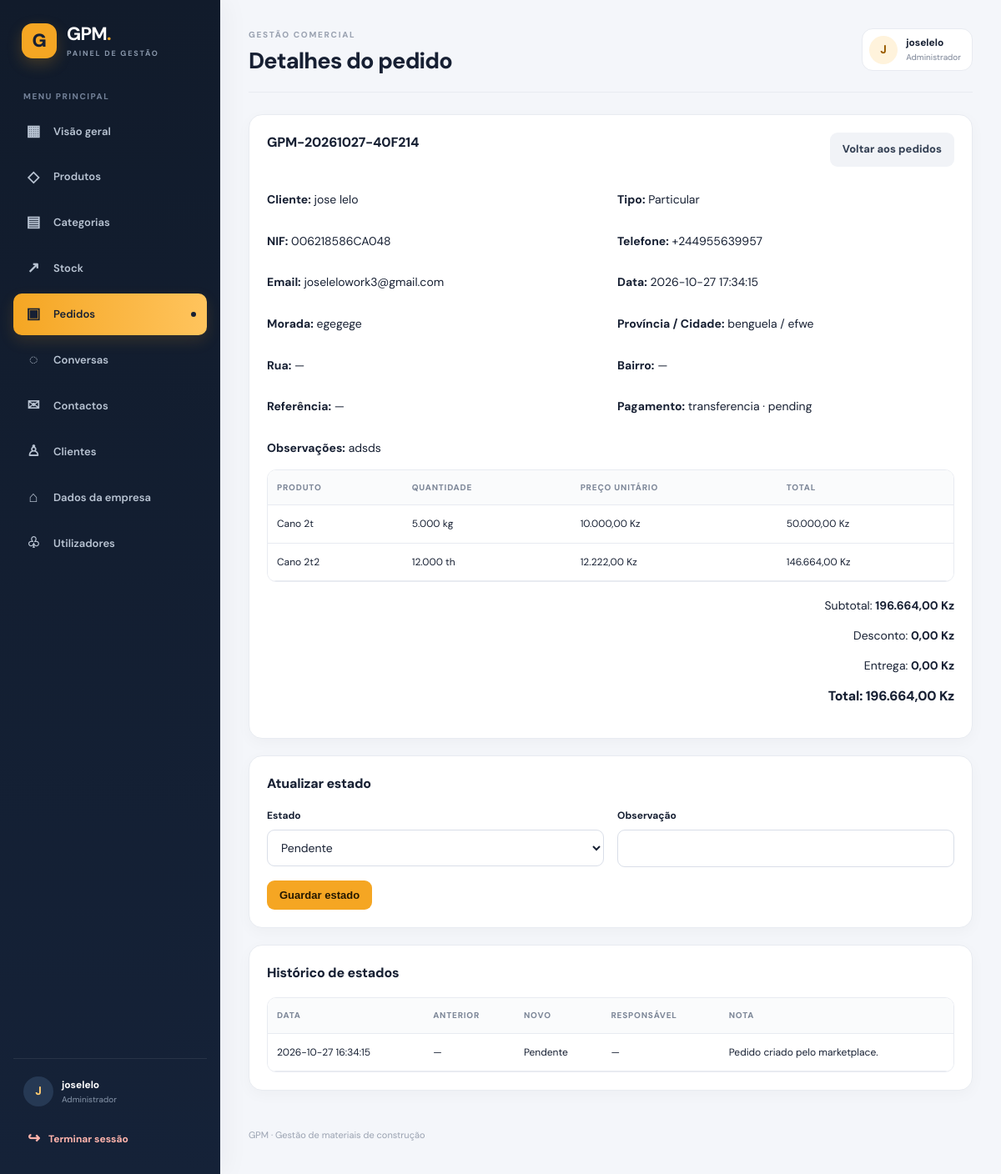
Page /gpm2/admin/order.php?id=2 (signed in) on the committed database.
### tables this page shows
CREATE TABLE `orders` (
  `id` bigint(20) UNSIGNED NOT NULL,
  `order_number` varchar(40) NOT NULL,
  `customer_id` bigint(20) UNSIGNED NOT NULL,
  `responsible_user_id` bigint(20) UNSIGNED DEFAULT NULL,
  `customer_type` enum('individual','company') NOT NULL DEFAULT 'individual',
  `customer_name` varchar(180) NOT NULL,
  `customer_nif` varchar(50) DEFAULT NULL,
  `customer_phone` varchar(40) NOT NULL,
  `customer_email` varchar(190) DEFAULT NULL,
  `delivery_address` text DEFAULT NULL,
  `delivery_city` varchar(100) DEFAULT NULL,
  `delivery_province` varchar(100) DEFAULT NULL,
  `delivery_fee` decimal(15,2) NOT NULL DEFAULT 0.00,
  `discount` decimal(15,2) NOT NULL DEFAULT 0.00,
  `subtotal` decimal(15,2) NOT NULL DEFAULT 0.00,
  `total` decimal(15,2) NOT NULL DEFAULT 0.00,
  `payment_method` varchar(80) DEFAULT NULL,
  `payment_status` enum('pending','partial','paid','refunded') NOT NULL DEFAULT 'pending',
  `status` enum('pending','confirmed','preparing','shipped','completed','cancelled') NOT NULL DEFAULT 'pending',
  `notes` text DEFAULT NULL,
  `stock_deducted` tinyint(1) NOT NULL DEFAULT 0,
  `ordered_at` datetime NOT NULL DEFAULT current_timestamp(),
  `confirmed_at` datetime DEFAULT NULL,
  `completed_at` datetime DEFAULT NULL,
  `cancelled_at` datetime DEFAULT NULL,
  `created_at` timestamp NOT NULL DEFAULT current_timestamp(),
  `updated_at` timestamp NOT NULL DEFAULT current_timestamp() ON UPDATE current_timestamp(),
  `delivery_street` varchar(180) DEFAULT NULL,
  `delivery_neighborhood` varchar(120) DEFAULT NULL,
  `delivery_reference` varchar(255) DEFAULT NULL
);

CREATE TABLE `order_items` (
  `id` bigint(20) UNSIGNED NOT NULL,
  `order_id` bigint(20) UNSIGNED NOT NULL,
  `product_id` bigint(20) UNSIGNED DEFAULT NULL,
  `product_name` varchar(200) NOT NULL,
  `product_sku` varchar(80) DEFAULT NULL,
  `unit` varchar(40) NOT NULL DEFAULT 'unidade',
  `quantity` decimal(15,3) NOT NULL,
  `unit_price` decimal(15,2) NOT NULL,
  `subtotal` decimal(15,2) NOT NULL,
  `created_at` timestamp NOT NULL DEFAULT current_timestamp()
);

CREATE TABLE `order_status_history` (
  `id` bigint(20) UNSIGNED NOT NULL,
  `order_id` bigint(20) UNSIGNED NOT NULL,
  `user_id` bigint(20) UNSIGNED DEFAULT NULL,
  `old_status` varchar(30) DEFAULT NULL,
  `new_status` varchar(30) NOT NULL,
  `note` text DEFAULT NULL,
  `created_at` timestamp NOT NULL DEFAULT current_timestamp()
);

### gpm2/admin/order.php (the view, shortened to what this page needs)
<?php
require_once __DIR__ . '/../app/bootstrap.php';
$pdo = db();
$id = (int)($_GET['id'] ?? 0);
$stmt = $pdo->prepare(
    'SELECT o.*, c.nif FROM orders o
     LEFT JOIN customers c ON c.id = o.customer_id
     WHERE o.id = ? LIMIT 1'
);
$stmt->execute([$id]);
$order = $stmt->fetch(PDO::FETCH_ASSOC);
$labels = [
    'pending' => 'Pendente',
    'confirmed' => 'Confirmado',
    'preparing' => 'Em preparação',
    'shipped' => 'Enviado',
    'completed' => 'Concluído',
    'cancelled' => 'Cancelado',
];
$stmt = $pdo->prepare('SELECT * FROM order_items WHERE order_id = ? ORDER BY id');
$stmt->execute([$id]);
$items = $stmt->fetchAll(PDO::FETCH_ASSOC);
$stmt = $pdo->prepare(
    'SELECT h.*, u.name AS user_name
     FROM order_status_history h
     LEFT JOIN users u ON u.id = h.user_id
     WHERE h.order_id = ? ORDER BY h.id DESC'
);
$stmt->execute([$id]);
$history = $stmt->fetchAll(PDO::FETCH_ASSOC);
?>
<section class="panel">
    <div class="toolbar">
        <h2><?= e($order['order_number']) ?></h2>
        <a class="btn secondary" href="orders.php">Voltar aos pedidos</a>
    </div>
    <div class="form-grid">
        <p><strong>Cliente:</strong> <?= e($order['customer_name']) ?></p>
        <p><strong>Tipo:</strong> <?= $order['customer_type'] === 'company' ? 'Empresa' : 'Particular' ?></p>
        <p><strong>NIF:</strong> <?= e($order['customer_nif'] ?: '—') ?></p>
        <p><strong>Telefone:</strong> <?= e($order['customer_phone']) ?></p>
        <p><strong>Email:</strong> <?= e($order['customer_email'] ?: '—') ?></p>
        <p><strong>Data:</strong> <?= e($order['ordered_at']) ?></p>
        <p><strong>Morada:</strong> <?= e($order['delivery_address'] ?: '—') ?></p>
        <p><strong>Província / Cidade:</strong> <?= e(trim(($order['delivery_province'] ?? '') . ' / ' . ($order['delivery_city'] ?? ''), ' /')) ?></p>
        <p><strong>Rua:</strong> <?= e($order['delivery_street'] ?: '—') ?></p>
        <p><strong>Bairro:</strong> <?= e($order['delivery_neighborhood'] ?: '—') ?></p>
        <p><strong>Referência:</strong> <?= e($order['delivery_reference'] ?: '—') ?></p>
        <p><strong>Pagamento:</strong> <?= e($order['payment_method'] ?: 'A combinar') ?> · <?= e($order['payment_status']) ?></p>
        <p><strong>Observações:</strong> <?= e($order['notes'] ?: '—') ?></p>
    </div>
    <div class="table-wrap">
        <table>
            <thead><tr><th>Produto</th><th>Quantidade</th><th>Preço unitário</th><th>Total</th></tr></thead>
            <tbody>
            <?php foreach ($items as $item): ?>
                <tr>
                    <td><?= e($item['product_name']) ?></td>
                    <td><?= e($item['quantity']) ?> <?= e($item['unit']) ?></td>
                    <td><?= e(money($item['unit_price'])) ?></td>
                    <td><?= e(money($item['subtotal'])) ?></td>
                </tr>
            <?php endforeach; ?>
            </tbody>
        </table>
    </div>
    <div style="text-align:right;margin-top:18px">
        <p>Subtotal: <strong><?= e(money($order['subtotal'])) ?></strong></p>
        <p>Desconto: <strong><?= e(money($order['discount'])) ?></strong></p>
        <p>Entrega: <strong><?= e(money($order['delivery_fee'])) ?></strong></p>
        <h2>Total: <?= e(money($order['total'])) ?></h2>
    </div>
</section>
<section class="panel">
    <h2>Atualizar estado</h2>
    <form method="post">
        <div class="form-grid">
            <div class="field">
                <label for="status">Estado</label>
                <select id="status" name="status">
                    <?php foreach ($labels as $key => $label): ?>
                        <option value="<?= e($key) ?>"<?= $order['status'] === $key ? ' selected' : '' ?>><?= e($label) ?></option>
                    <?php endforeach; ?>
                </select>
            </div>
            <div class="field">
                <label for="note">Observação</label>
                <input id="note" name="note" maxlength="500">
            </div>
        </div>
        <button type="submit">Guardar estado</button>
    </form>
</section>
<section class="panel">
    <h2>Histórico de estados</h2>
    <div class="table-wrap">
        <table>
            <thead><tr><th>Data</th><th>Anterior</th><th>Novo</th><th>Responsável</th><th>Nota</th></tr></thead>
            <tbody>
            <?php foreach ($history as $entry): ?>
                <tr>
                    <td><?= e($entry['created_at']) ?></td>
                    <td><?= e($entry['old_status'] ?: '—') ?></td>
                    <td><?= e($labels[$entry['new_status']] ?? $entry['new_status']) ?></td>
                    <td><?= e($entry['user_name'] ?: '—') ?></td>
                    <td><?= e($entry['note'] ?: '—') ?></td>
                </tr>
            <?php endforeach; ?>
            </tbody>
        </table>
    </div>
</section>

### gpm2/admin/assets/css/admin.css (style rules this page uses)
:root { --ink:#172033;--muted:#7b8496;--line:#e8ebf1;--bg:#f4f6fa;--accent:#f5a623;--accent-soft:#fff3dc;--nav:#111b2b;--nav-soft:#1a2940;--white:#fff;--danger:#d92d20;--success:#067647 }
* { box-sizing:border-box }
html { min-height:100%;background:var(--bg) }
body { margin:0;background:var(--bg);color:var(--ink);font:14px/1.55 "DM Sans",Arial,Helvetica,sans-serif }
.admin-body { min-height:100vh }
.stat,.panel { background:#fff;border:1px solid var(--line);border-radius:16px;padding:21px;box-shadow:0 5px 18px #10182808 }
.panel { margin-bottom:20px }
.panel h2 { font-size:16px;font-weight:800;letter-spacing:-.2px;margin:0 0 16px }
.toolbar { display:flex;gap:12px;align-items:center;justify-content:space-between;flex-wrap:wrap;margin-bottom:15px }
.btn,button { display:inline-flex;align-items:center;justify-content:center;gap:7px;background:var(--accent);color:#241800;border:0;border-radius:9px;padding:10px 15px;font-weight:800;text-decoration:none;cursor:pointer;font-size:13px;transition:transform .15s,filter .15s }
.btn.secondary,button.secondary { background:#f1f3f7;color:#344054 }
input,select,textarea { width:100%;padding:11px 12px;border:1px solid #d9dee8;border-radius:9px;font:inherit;background:#fff;color:var(--ink);outline:none;transition:border .15s,box-shadow .15s }
label { display:block;font-weight:700;font-size:12px;margin:0 0 7px }
.field { margin-bottom:16px }
.form-grid { display:grid;grid-template-columns:repeat(2,minmax(0,1fr));gap:0 16px }
table { width:100%;border-collapse:collapse;background:#fff }
th,td { text-align:left;padding:13px 11px;border-bottom:1px solid var(--line);vertical-align:middle }
th { color:#7d8798;font-size:10px;text-transform:uppercase;letter-spacing:.8px;background:#fafbfc;font-weight:800 }
td { font-size:12px }
.table-wrap { overflow-x:auto;border:1px solid var(--line);border-radius:11px }

### rows in the picture
orders: order_number "GPM-20261027-40F214", customer_name "jose lelo", customer_nif "006218586CA048", customer_phone "+244955639957", customer_email "joselelowork3@gmail.com", ordered_at "2026-10-27 17:34:15", delivery_address "egegege", delivery_province+delivery_city "benguela / efwe", delivery_street "—", delivery_neighborhood "—", delivery_reference "—", payment_method "transferencia", payment_status "pending", notes "adsds", subtotal "196.664,00 Kz", discount "0,00 Kz", delivery_fee "0,00 Kz", total "196.664,00 Kz", status "Pendente"
order_items: product_name "Cano 2t", quantity "5.000", unit "kg", unit_price "10.000,00 Kz", subtotal "50.000,00 Kz"
order_items: product_name "Cano 2t2", quantity "12.000", unit "th", unit_price "12.222,00 Kz", subtotal "146.664,00 Kz"
order_status_history: created_at "2026-10-27 16:34:15", old_status "—", new_status "Pendente", user_name "—", note "Pedido criado pelo marketplace."

### other values in the picture
$item['icon'] "▦"
$item['label'] "Visão geral"
$item['icon'] "◇"
$item['label'] "Produtos"
$item['icon'] "▤"
$item['label'] "Categorias"
$item['icon'] "↗"
$item['label'] "Stock"
$item['icon'] "▣"
$item['label'] "Pedidos"
$item['icon'] "◌"
$item['label'] "Conversas"
$item['icon'] "✉"
$item['label'] "Contactos"
$item['icon'] "♙"
